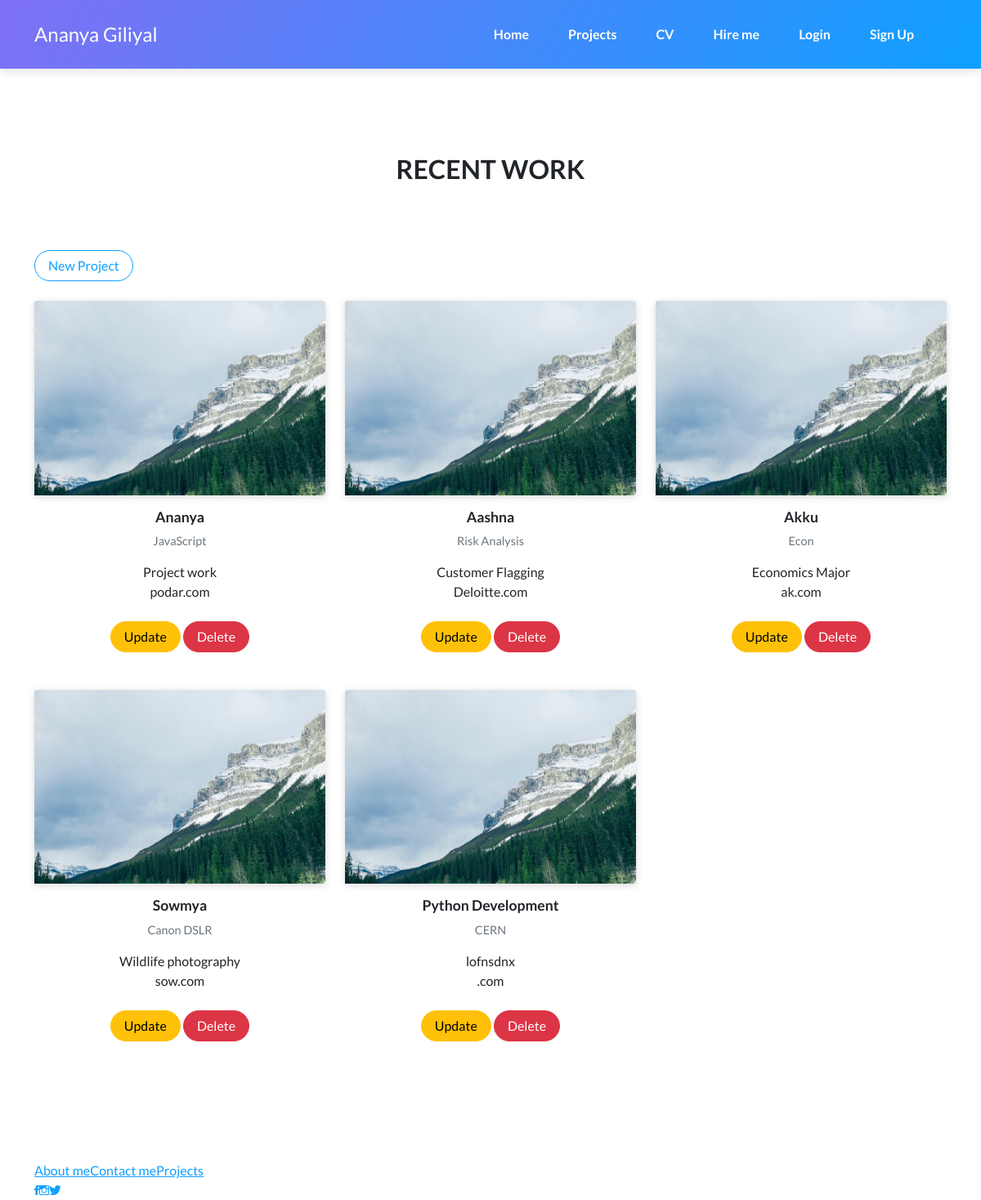
/projects/, run on the app's committed database.
### home/models.py (models this page shows, shortened)
class Project(models.Model):
    name = models.CharField(max_length= 100)
    techStack = models.CharField(max_length=100)
    description = models.CharField(max_length=400)
    link = models.CharField(max_length=50)
    updated_at = models.DateTimeField(auto_now=True)
    created_at = models.DateTimeField(auto_now_add=True)
    class Meta:
        verbose_name_plural = "Project"

### home/views.py (the view)
# urls.py: path("projects/", views.project, name ="projects"),
def project(request):
    try:
        data = Project.objects.all()
        context = {"project":data}
    except Exception as e:
        context = {"project":"Data Not Found"}
    return render(request, 'projects.html', context)

### templates/projects.html (shortened to what this page needs)
{% extends './common/base.html'%}
{% load static %}
{% block content%}
<main class="page projects-page">
    <section class="portfolio-block projects-cards">
        <div class="container">
            <div class="heading">
                <h2>Recent Work</h2>
            </div>
            <div class="row" id="newProj">
                <a href="{% url 'projectAdd' %}">
                    <button type="button" class="btn btn-outline-primary">New Project</button>
                </a>
            </div>
            <div class="row mt-4">
                {% for i in project%}
                <div class="col-md-6 col-lg-4">
                    <div class="card border-0"><a href="{% url 'details' i.name%}"><img
                                class="card-img-top scale-on-hover" src="{% static '/img/nature/image1.jpg' %}"
                                alt="Card Image"></a>
                        <div class="card-body">
                            <h6><a href="#">{{i.name}}</a></h6>
                            <p class="text-muted card-text">{{i.techStack}}</p>
                            <span>{{i.description}}</span><br />
                            <span>{{i.link}}</span><br />
                            <br />
                            <a href="{% url 'projectUpdate' i.id %}">
                                <button class="btn btn-warning">Update</button>
                            </a>
                            <a href="{% url 'projectDelete' i.id %}">
                                <button class="btn btn-danger">Delete</button>
                            </a>
                        </div>
                    </div>
                </div>
                {% endfor %}
            </div>
        </div>
    </section>
</main {% endblock %}

### templates/common/base.html (shortened to what this page needs)
{% load static %}
<!DOCTYPE html>
<html>
<head>
    <link rel="stylesheet" href="{% static 'css/style.css' %}">
    <link rel="stylesheet" href="{% static 'bootstrap/css/bootstrap.min.css' %}">
    <link rel="stylesheet" href="{% static 'fonts/ionicons.min.css' %}">
    <link rel="stylesheet" href="https://cdnjs.cloudflare.com/ajax/libs/pikaday/1.6.1/css/pikaday.min.css">
</head>
<body>
    <nav class="navbar navbar-dark navbar-expand-lg fixed-top bg-white portfolio-navbar gradient">
        <div class="container"><a class="navbar-brand logo" href="#">Ananya Giliyal</a>
            <div class="collapse navbar-collapse" id="navbarNav">
                <ul class="navbar-nav ms-auto">
                    <li class="nav-item"><a class="nav-link active" href="{% url 'home' %}">Home</a></li>
                    <li class="nav-item"><a class="nav-link" href="{% url 'projects' %}">Projects</a></li>
                    <li class="nav-item"><a class="nav-link" href="{% url 'cv' %}">CV</a></li>
                    <li class="nav-item"><a class="nav-link" href="{% url 'hireMe' %}">Hire me</a></li>
                    {% if not user.is_authenticated %}
                    <li class="nav-item"><a class="nav-link" href="{% url 'login_page' %}">Login</a></li>
                    <li class="nav-item"><a class="nav-link" href="{% url 'signup_page' %}">Sign Up</a></li>
                    {% else %}
                    <li class="nav-item"><a class="nav-link" href="{% url 'logout_page' %}">Log Out</a></li>
                    {% endif %}
                </ul>
            </div>
        </div>
    </nav>
    {% block content %}{% endblock %}
    <footer class="page-footer">
        <div class="container">
            <div class="links"><a href="#">About me</a><a href="#">Contact me</a><a href="#">Projects</a></div>
            <div class="social-icons"><a href="#"><i class="icon ion-social-facebook"></i></a><a href="#"><i
                        class="icon ion-social-instagram-outline"></i></a><a href="#"><i
                        class="icon ion-social-twitter"></i></a></div>
        </div>
</body>
</html>

### static/css/style.css (style rules this page uses)
#newProj { display: flex; justify-content: flex-end; }

### data on the page
Project: name "Ananya", techStack "JavaScript", description "Project work", link "podar.com"
Project: name "Aashna", techStack "Risk Analysis", description "Customer Flagging", link "Deloitte.com"
Project: name "Akku", techStack "Econ", description "Economics Major", link "ak.com"
Project: name "Sowmya", techStack "Canon DSLR", description "Wildlife photography", link "sow.com"
Project: name "Python Development", techStack "CERN", description "lofnsdnx", link ".com"
